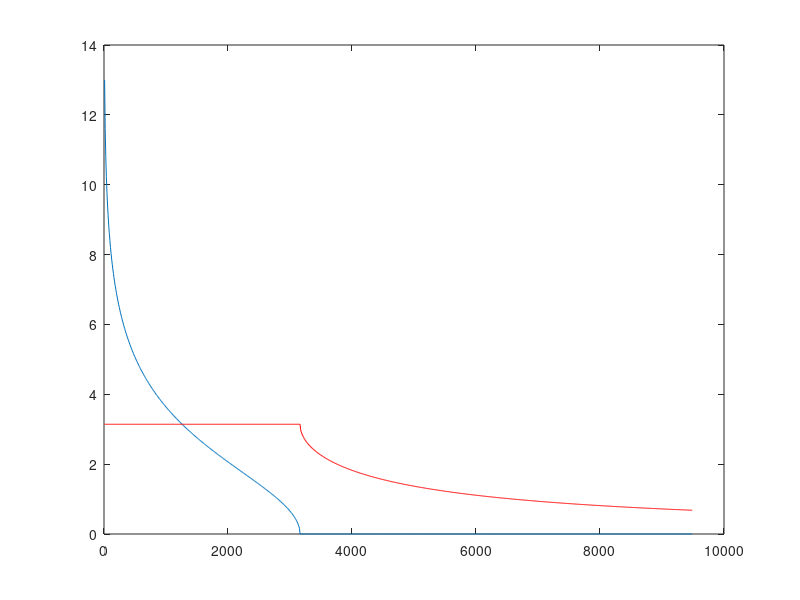

Write MATLAB code to recreate this figure. (Note: this script raises an error after producing the figure.)
clc;
close all;
clear all;
%----------For High pass constant-k Filter--------------%

% shows error in publishing when we have to take inputs.
% Uncomment the below C ,L and f lines for Input from user.
C = input('Enter the Value of Capacitance in micro Farad:- ');
L = input('Enter the Value of Inductance in milli Henry:- ');
f = input('Enter the value of Frequency in Giga Hertz: -');
% Here is f is not needed , we need the frequency for when we want to find
% Image Impedance

%C = 20; L = 5;
C = C * (10^(-6));
L = L * (10^(-3));
f = f * (10)^9;
omega = 2*pi*f;
%-------------Cutoff Frequency-------------%
omega_c = 1/(4*L*C)^(1/2);
%disp('Value of omega_c');
%disp(omega_c);
%disp('range of w');
w = linspace(0,3*omega_c,1000);


%--------------Propogation Factor-------------%
% e_gamma = 1 + z1/(2*z2) + (z1/z2  + z1^2/(2*z2)^2)^(1/2) on solving in
% terms of omega and omega_c we get:-
e_gamma = zeros(1,length(w));
for k = 1 : length(w)
    e_gamma(k) = 1 - 2*((omega_c^2)/w(k)^2) +((2*omega_c/w(k))*(((omega_c^2/w(k)^2) - 1)^(1/2)));
end
propogation_constant = log(e_gamma);
alpha = real(propogation_constant);
beta = imag(propogation_constant);
%--------------Plot-----------------%
figure(1);
p = plot(w,abs(alpha),w,abs(beta),'r');
p(1).LineWidth = 2;
p(2).LineWidth = 2;
disp(p);
xline(omega_c,'-','\omega_c');
legend('\alpha','\beta','\omega_c');
title('\alpha and \beta  VS \omega of a constant-k High pass filter');
xlabel('\omega');
ylabel('\alpha,\beta');

